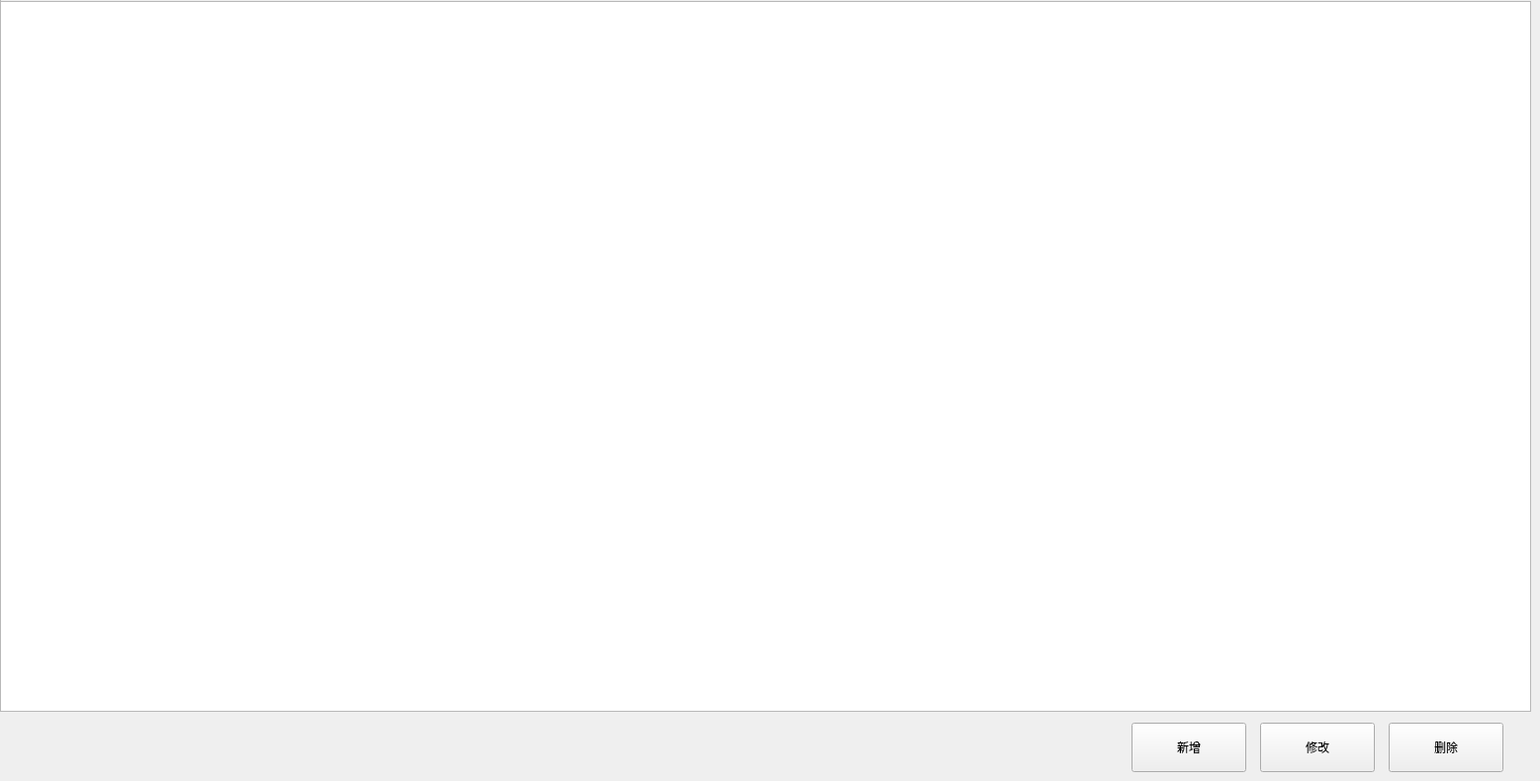
   <widget class="QWidget" name="tab_6">
    <attribute name="title">
     <string>参考范围</string>
    </attribute>
    <widget class="QTableView" name="tableView_ref">
     <property name="geometry">
      <rect>
       <x>0</x>
       <y>1</y>
       <width>1548</width>
       <height>719</height>
      </rect>
     </property>
     <property name="verticalScrollBarPolicy">
      <enum>Qt::ScrollBarAsNeeded</enum>
     </property>
     <property name="editTriggers">
      <set>QAbstractItemView::NoEditTriggers</set>
     </property>
     <property name="selectionMode">
      <enum>QAbstractItemView::ExtendedSelection</enum>
     </property>
     <property name="selectionBehavior">
      <enum>QAbstractItemView::SelectRows</enum>
     </property>
     <property name="horizontalScrollMode">
      <enum>QAbstractItemView::ScrollPerPixel</enum>
     </property>
     <property name="showGrid">
      <bool>false</bool>
     </property>
     <attribute name="horizontalHeaderDefaultSectionSize">
      <number>140</number>
     </attribute>
     <attribute name="horizontalHeaderHighlightSections">
      <bool>false</bool>
     </attribute>
     <attribute name="horizontalHeaderStretchLastSection">
      <bool>true</bool>
     </attribute>
     <attribute name="verticalHeaderVisible">
      <bool>false</bool>
     </attribute>
     <attribute name="verticalHeaderDefaultSectionSize">
      <number>45</number>
     </attribute>
    </widget>
    <widget class="QFrame" name="line_v_10">
     <property name="geometry">
      <rect>
       <x>0</x>
       <y>0</y>
       <width>1</width>
       <height>314</height>
      </rect>
     </property>
     <property name="frameShape">
      <enum>QFrame::StyledPanel</enum>
     </property>
     <property name="frameShadow">
      <enum>QFrame::Raised</enum>
     </property>
     <property name="lines" stdset="0">
      <string notr="true">solid</string>
     </property>
    </widget>
    <widget class="QFrame" name="line_h_10">
     <property name="geometry">
      <rect>
       <x>0</x>
       <y>719</y>
       <width>1548</width>
       <height>1</height>
      </rect>
     </property>
     <property name="frameShape">
      <enum>QFrame::StyledPanel</enum>
     </property>
     <property name="frameShadow">
      <enum>QFrame::Raised</enum>
     </property>
     <property name="lines" stdset="0">
      <string notr="true">solid</string>
     </property>
    </widget>
    <widget class="QWidget" name="widget_3" native="true">
     <property name="geometry">
      <rect>
       <x>1009</x>
       <y>731</y>
       <width>511</width>
       <height>50</height>
      </rect>
     </property>
     <layout class="QHBoxLayout" name="horizontalLayout_4">
      <property name="spacing">
       <number>14</number>
      </property>
      <property name="leftMargin">
       <number>0</number>
      </property>
      <property name="topMargin">
       <number>0</number>
      </property>
      <property name="rightMargin">
       <number>0</number>
      </property>
      <property name="bottomMargin">
       <number>0</number>
      </property>
      <item>
       <spacer name="horizontalSpacer_6">
        <property name="orientation">
         <enum>Qt::Horizontal</enum>
        </property>
        <property name="sizeHint" stdset="0">
         <size>
          <width>40</width>
          <height>20</height>
         </size>
        </property>
       </spacer>
      </item>
      <item>
       <widget class="QPushButton" name="add_ref_btn">
        <property name="minimumSize">
         <size>
          <width>116</width>
          <height>50</height>
         </size>
        </property>
        <property name="maximumSize">
         <size>
          <width>116</width>
          <height>50</height>
         </size>
        </property>
        <property name="text">
         <string>新增</string>
        </property>
        <property name="buttons" stdset="0">
         <string notr="true">btn_dlg</string>
        </property>
       </widget>
      </item>
      <item>
       <widget class="QPushButton" name="modify_ref_btn">
        <property name="minimumSize">
         <size>
          <width>116</width>
          <height>50</height>
         </size>
        </property>
        <property name="maximumSize">
         <size>
          <width>116</width>
          <height>50</height>
         </size>
        </property>
        <property name="text">
         <string>修改</string>
        </property>
        <property name="buttons" stdset="0">
         <string notr="true">btn_dlg</string>
        </property>
       </widget>
      </item>
      <item>
       <widget class="QPushButton" name="del_ref_btn">
        <property name="minimumSize">
         <size>
          <width>116</width>
          <height>50</height>
         </size>
        </property>
        <property name="maximumSize">
         <size>
          <width>116</width>
          <height>50</height>
         </size>
        </property>
        <property name="text">
         <string>删除</string>
        </property>
        <property name="buttons" stdset="0">
         <string notr="true">btn_dlg</string>
        </property>
       </widget>
      </item>
     </layout>
    </widget>
   </widget>
